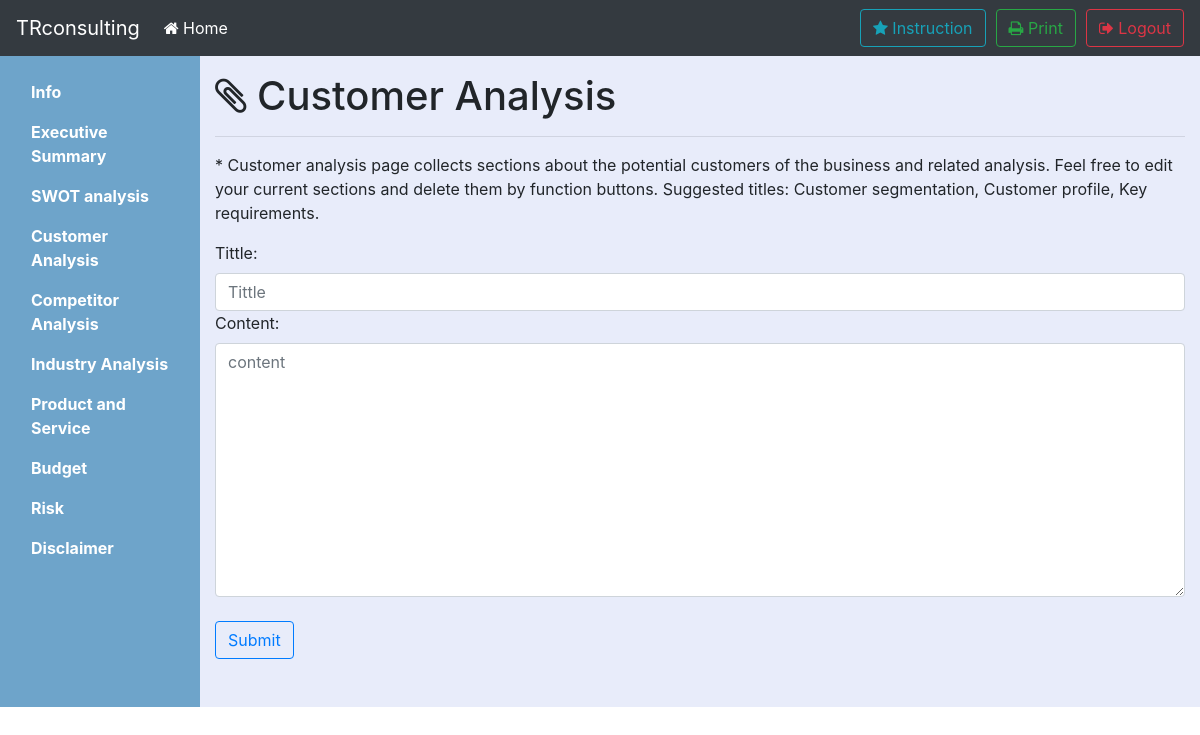
The app's page /6/customeranalysis (signed in), older data.
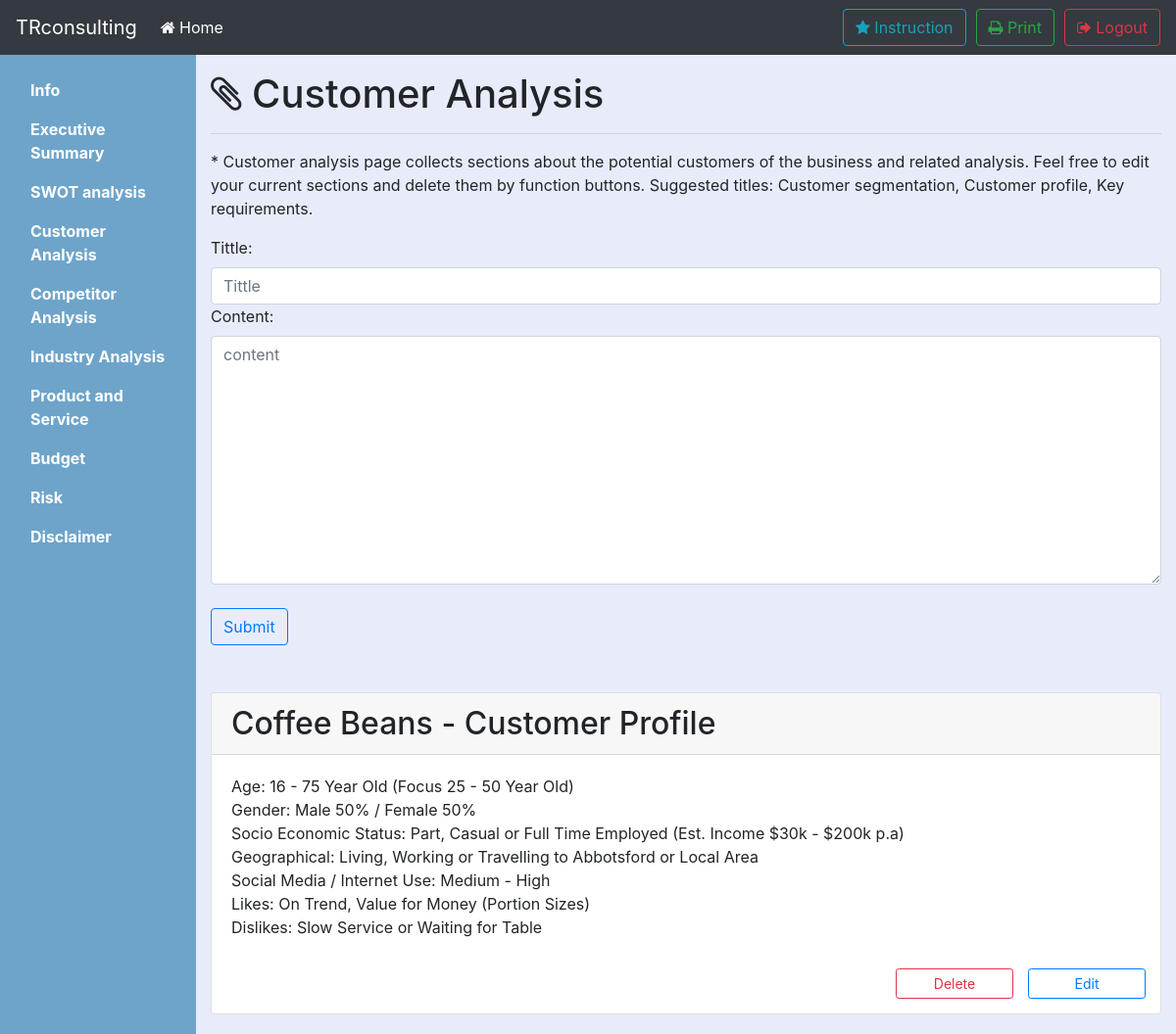
The same page, newer data.
### tables this page shows
CREATE TABLE CUSTOMERANALYSIS(pid INTEGER, did INTEGER PRIMARY KEY, tt TEXT NOT NULL, pg TEXT NOT NULL, FOREIGN KEY (pid) REFERENCES user(id));

### bpb.py (the view)
@app.route('/<int:pid>/customeranalysis',methods=['GET','POST'])
def customeranalysis(pid):
	if 'logged_in' in session:
		if (session['logged_in'] == True):
			if request.method == 'GET':
				data = db_func.select_record('customeranalysis',pid)
				return render_template('customeranalysis.html', data=data)
			if request.method == 'POST':
				tt = request.form['tt']
				pg = request.form['pg']
				db_func.insert_record('customeranalysis',pid,tt,pg)
				flash('successfully insert !')
				return redirect('/%d/customeranalysis' % pid)
		else:
			return redirect(url_for('login'))
	else:
		return redirect(url_for('login'))

### db_func.py (called while the page is built)
def select_record(table,pid):
	conn = sqlite3.connect('test.db')
	c = conn.cursor()
	c.execute('''SELECT * FROM '%s' WHERE pid='%d' ''' % (table,pid))
	content = c.fetchall()
	conn.commit()
	conn.close()
	return content

### templates/customeranalysis.html (shortened to what this page needs)
{% extends "layout.html" %}
{% block main %}
			<main class="col-sm-9 ml-sm-auto col-md-10 pt-3" style="background-color:#e8ecfa;" srole="main">
				<h1><i class="fa fa-paperclip" aria-hidden="true"></i> Customer Analysis</h1>
				<section class="placeholders">
					<div>
						<hr>
						<form class="form" method="post">
							<blockquote>* Customer analysis page collects sections about the potential customers of the business and related analysis. Feel free to edit your current sections and delete them by function buttons. Suggested titles: Customer segmentation, Customer profile, Key requirements.</blockquote>
							<label for="pg">Tittle:</label>
							<input id="tt" name="tt" class="form-control" placeholder="Tittle" required>
							<label for="pg">Content:</label>
							<textarea rows="10" id="pg" name="pg" class="form-control" placeholder="content" required></textarea>
							<br>
							<input class="btn btn-outline-primary" method = "post" type="submit"></input>
						</form>
					</div>
				</section>
				<br>
				<br>
				<section>
					<div class="streamOfParts">
						{% if data %}
						{% for i in data %}
						<div class="card" style="margin-bottom: 20px;">
							<h2 class="card-header">{{ i[2] }}</h2>
							<div style="white-space: pre-line" class="card-body">{{ i[3] }}</div>
							<div align="right" style="margin-bottom: 15px;">
								<input type="button" class="btn btn-outline-primary btn-sm" data-toggle="modal" data-target="#editModal" onclick="load(this)" style="margin-right: 15px;margin-top:10px;float:right;width: 120px;" value="Edit"></input>
								<input type="button" class="btn btn-sm btn-outline-danger" data-toggle="modal" onclick="deleteFunction(this)" style="margin-right: 15px;margin-top:10px;float:right;width: 120px;" value="Delete" data-target="#delConfirm"> </input>
							</div>
						</div>
						{% endfor %}
						{% endif %}
					</div>
				</section>
			</main>
{% endblock %}

Row changes from the older to the newer data that the page shows:
added CUSTOMERANALYSIS: tt "Coffee Beans - Customer Profile", pg "Age: 16 - 75 Year Old (Focus 25 - 50 Year Old) Gender: Male 50% / Female 50% Socio Economic Status: Part, Casual or Full Time Employed (Est. Income $30k - $200k p.a) Geographical: Living, Working or Travelling to Abbotsford or Local Area Social Media / Internet Use: Medium - High Likes: On Trend, Value for Money (Portion Sizes) Dislikes: Slow Service or Waiting for Table"
